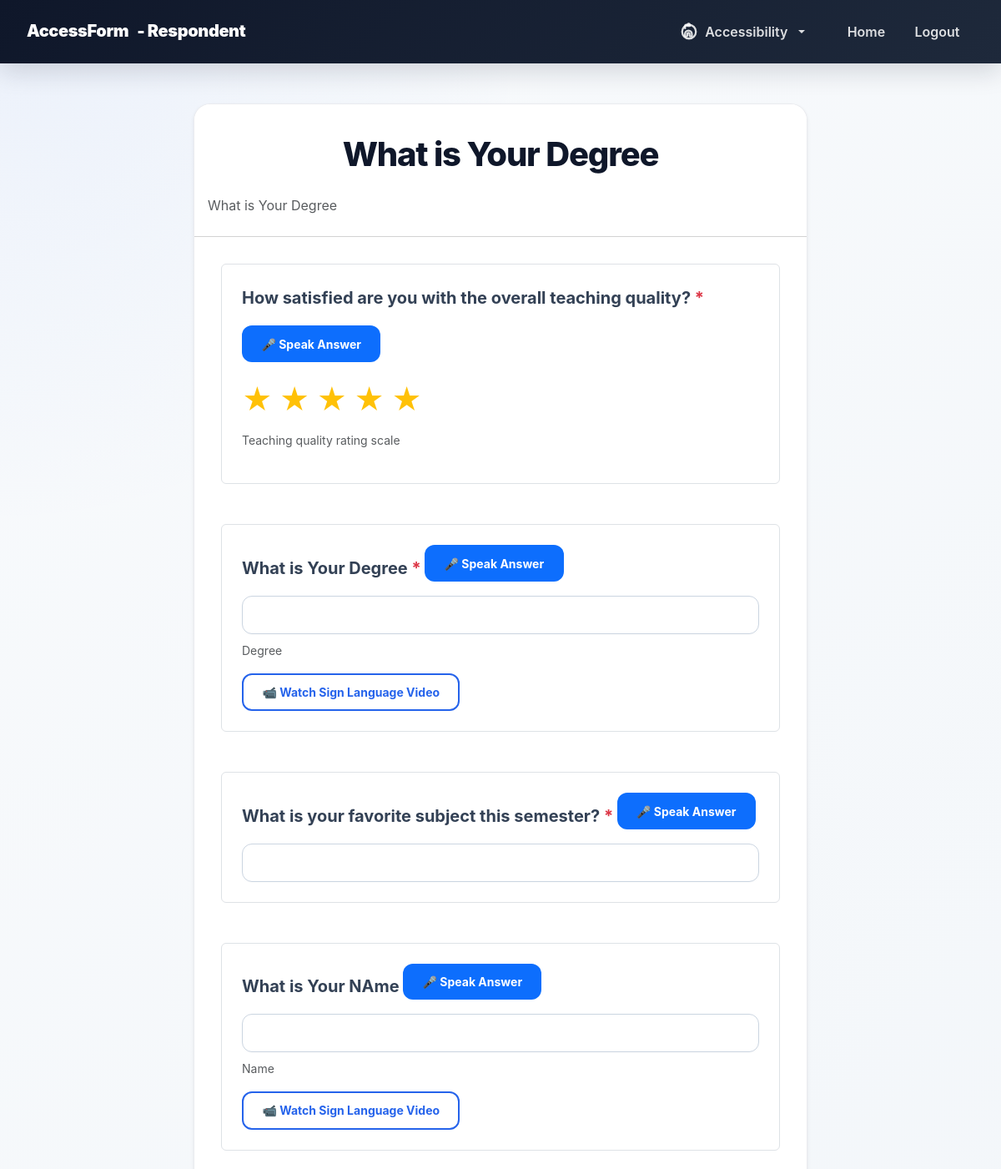
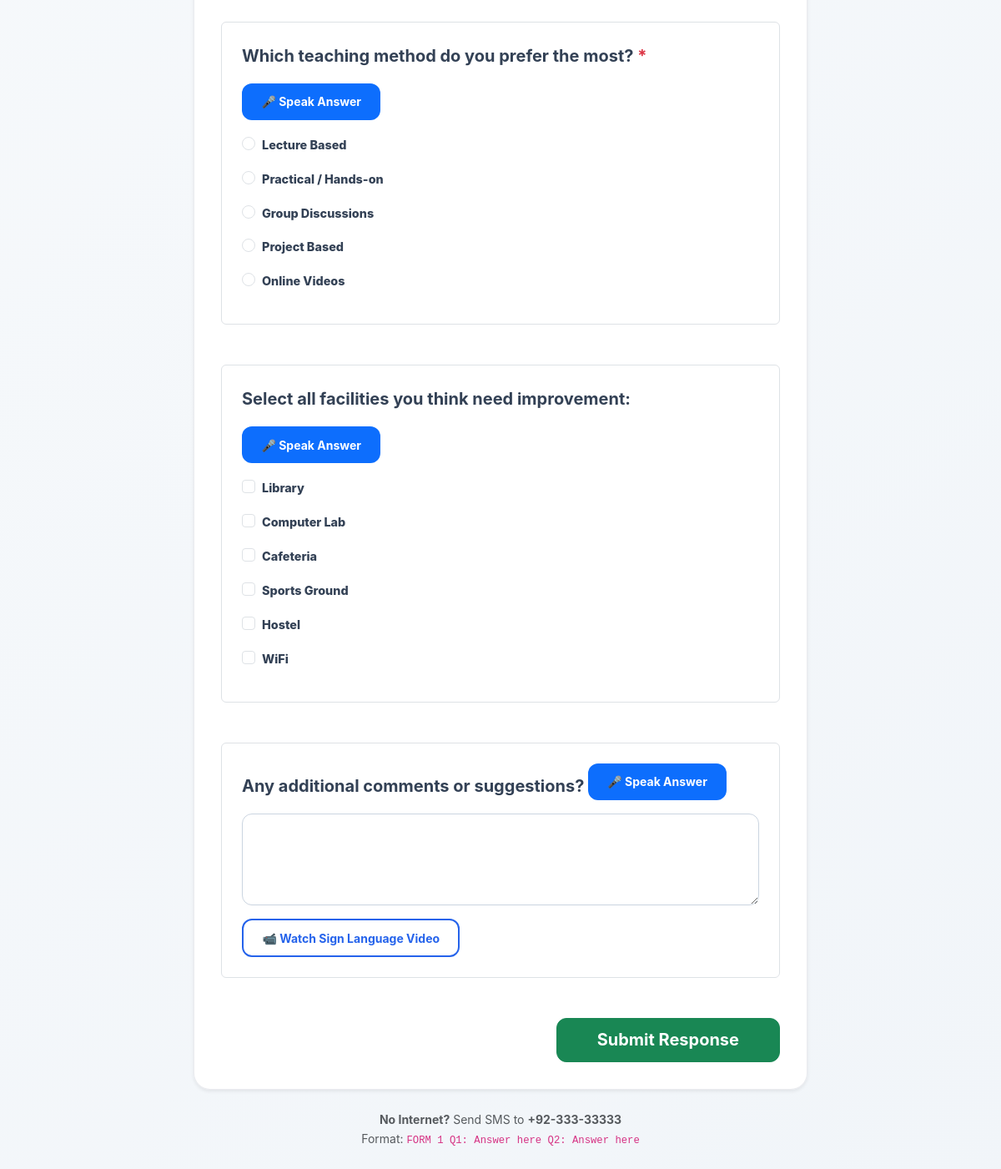
The app's page /respondent/view_form.php?id=1 with its own data (2 pictures, top to bottom).
### tables this page shows
CREATE TABLE `forms` (
  `id` int(11) NOT NULL,
  `user_id` int(11) NOT NULL,
  `title` varchar(255) NOT NULL,
  `description` text DEFAULT NULL,
  `status` enum('draft','active','closed') DEFAULT 'active',
  `created_at` timestamp NOT NULL DEFAULT current_timestamp(),
  `updated_at` timestamp NOT NULL DEFAULT current_timestamp() ON UPDATE current_timestamp()
);

CREATE TABLE `questions` (
  `id` int(11) NOT NULL,
  `form_id` int(11) NOT NULL,
  `question_text` text NOT NULL,
  `question_type` enum('text','textarea','radio','checkbox','dropdown','rating','file') NOT NULL,
  `is_required` tinyint(1) DEFAULT 0,
  `options` longtext DEFAULT NULL CHECK (json_valid(`options`)),
  `sort_order` int(11) DEFAULT 0,
  `created_at` timestamp NOT NULL DEFAULT current_timestamp()
);

### respondent/view_form.php (the view, shortened to what this page needs)
<?php
include('config.php');
$form_id = isset($_GET['id']) ? (int)$_GET['id'] : 0;
$stmt = $conn->prepare("SELECT * FROM forms WHERE id = ? AND status = 'active'");
$stmt->bind_param("i", $form_id);
$stmt->execute();
$form = $stmt->get_result()->fetch_assoc();
$q_stmt = $conn->prepare("SELECT * FROM questions WHERE form_id = ? ORDER BY sort_order ASC");
$q_stmt->bind_param("i", $form_id);
$q_stmt->execute();
$questions = $q_stmt->get_result()->fetch_all(MYSQLI_ASSOC);
?>
<!DOCTYPE html>
<html lang="en">
<head>
    <link rel="stylesheet" href="https://cdn.jsdelivr.net/npm/bootstrap@5.3.3/dist/css/bootstrap.min.css">
    <link rel="stylesheet" href="../css/style.css">
</head>
<body class="bg-light">
<?php include('navbar.php'); ?>
<main class="container py-5" role="main" aria-labelledby="form-title">
    <div class="row justify-content-center">
        <div class="col-lg-8">
            <div class="card shadow-sm">
                <div class="card-header bg-white">
                    <h1 id="form-title"><?= htmlspecialchars($form['title']) ?></h1>
                    <?php if (!empty($form['description'])): ?>
                        <p class="text-muted"><?= nl2br(htmlspecialchars($form['description'])) ?></p>
                    <?php endif; ?>
                </div>
                <div class="card-body">
                    <form id="response-form" method="POST" action="submit_response.php" enctype="multipart/form-data">
                        <?php foreach ($questions as $q):
                            $meta = json_decode($q['options'], true) ?? [];
                            $options = $meta['options'] ?? [];
                        ?>
                            <div class="mb-5 p-4 border rounded question-block" role="group" aria-labelledby="q-<?= $q['id'] ?>">
                                <label id="q-<?= $q['id'] ?>" class="form-label fw-bold fs-5 mb-3">
                                    <?= htmlspecialchars($q['question_text']) ?>
                                    <?php if ($q['is_required']): ?>
                                        <span class="text-danger" aria-hidden="true">*</span>
                                    <?php endif; ?>
                                </label>
                                <button type="button" class="btn btn-sm voice-btn mb-3"
                                        onclick="startVoiceInput(<?= $q['id'] ?>)">
                                    🎤 Speak Answer
                                </button>
                                <?php if ($q['question_type'] === 'text'): ?>
                                    <input type="text" name="answers[<?= $q['id'] ?>]" id="ans-<?= $q['id'] ?>"
                                           class="form-control" <?= $q['is_required'] ? 'required' : '' ?>>
                                <?php elseif ($q['question_type'] === 'textarea'): ?>
                                    <textarea name="answers[<?= $q['id'] ?>]" id="ans-<?= $q['id'] ?>"
                                              class="form-control" rows="4" <?= $q['is_required'] ? 'required' : '' ?>></textarea>
                                <?php elseif ($q['question_type'] === 'radio' && !empty($options)): ?>
                                    <?php foreach ($options as $opt): ?>
                                        <div class="form-check mb-2">
                                            <input class="form-check-input" type="radio"
                                                   name="answers[<?= $q['id'] ?>]"
                                                   value="<?= htmlspecialchars($opt) ?>"
                                                   id="r-<?= $q['id'] ?>-<?= md5($opt) ?>"
                                                   <?= $q['is_required'] ? 'required' : '' ?>>
                                            <label class="form-check-label" for="r-<?= $q['id'] ?>-<?= md5($opt) ?>">
                                                <?= htmlspecialchars($opt) ?>
                                            </label>
                                        </div>
                                    <?php endforeach; ?>
                                <?php elseif ($q['question_type'] === 'checkbox' && !empty($options)): ?>
                                    <?php foreach ($options as $opt): ?>
                                        <div class="form-check mb-2">
                                            <input class="form-check-input" type="checkbox"
                                                   name="answers[<?= $q['id'] ?>][]"
                                                   value="<?= htmlspecialchars($opt) ?>"
                                                   id="c-<?= $q['id'] ?>-<?= md5($opt) ?>">
                                            <label class="form-check-label" for="c-<?= $q['id'] ?>-<?= md5($opt) ?>">
                                                <?= htmlspecialchars($opt) ?>
                                            </label>
                                        </div>
                                    <?php endforeach; ?>
                                <?php elseif ($q['question_type'] === 'rating'): ?>
                                    <div class="d-flex gap-2" id="rating-<?= $q['id'] ?>">
                                        <?php for ($i = 1; $i <= 5; $i++): ?>
                                            <span class="star text-warning" data-value="<?= $i ?>"
                                                  onclick="setRating(<?= $q['id'] ?>, <?= $i ?>)">★</span>
                                        <?php endfor; ?>
                                    </div>
                                <?php elseif ($q['question_type'] === 'file'): ?>
                                    <input type="file" name="answers[<?= $q['id'] ?>]" class="form-control"
                                           <?= $q['is_required'] ? 'required' : '' ?>>
                                    <small class="text-muted">Max 5MB (PDF, JPG, PNG, DOCX)</small>
                                <?php endif; ?>
                                <?php if (!empty($meta['alt_text'])): ?>
                                    <p class="small text-muted mt-2"><?= htmlspecialchars($meta['alt_text']) ?></p>
                                <?php endif; ?>
                                <?php if (!empty($meta['video_url'])): ?>
                                    <div class="mt-3">
                                        <a href="<?= htmlspecialchars($meta['video_url']) ?>" target="_blank" class="btn btn-sm btn-outline-primary">
                                            📹 Watch Sign Language Video
                                        </a>
                                    </div>
                                <?php endif; ?>
                            </div>
                        <?php endforeach; ?>
                        <div class="text-end mt-4">
                            <button type="submit" class="btn btn-success btn-lg px-5">Submit Response</button>
                        </div>
                    </form>
                </div>
            </div>
            <div class="mt-4 text-center text-muted small">
                <strong>No Internet?</strong> Send SMS to <strong>+92-333-33333</strong><br>
                Format: <code>FORM <?= $form_id ?> Q1: Answer here Q2: Answer here</code>
            </div>
        </div>
    </div>
</main>
</body>
</html>

### css/style.css (style rules this page uses)
:root { --primary-blue: #2563eb; --primary-blue-dark: #1d4ed8; --primary-blue-soft: #dbeafe; --ink: #0f172a; --muted: #64748b; --surface: #ffffff; --surface-soft: #f8fafc; --border: #cbd5e1; --shadow-sm: 0 10px 25px rgba(15, 23, 42, 0.06); --shadow-md: 0 18px 45px rgba(15, 23, 42, 0.1); --radius-lg: 20px; --radius-md: 14px; }
* { box-sizing: border-box; }
body { min-height: 100vh; margin: 0; background: radial-gradient(circle at top left, rgba(37, 99, 235, 0.06), transparent 40rem), linear-gradient(135deg, #f8fafc 0%, #f1f5f9 100%); font-family: Inter, "Segoe UI", Roboto, Arial, sans-serif; color: var(--ink); line-height: 1.65; transition: background-color 0.2s, color 0.2s; }
h1, h2, h3, h4, h5 { color: var(--ink); font-weight: 800; letter-spacing: -0.03em; text-align: center; }
h1, h2, h3, h4 { margin-top: 28px; margin-bottom: 24px; }
.container { margin-bottom: 42px; }
a { color: var(--primary-blue); text-decoration: none; font-weight: 700; }
.card, .search-container, form:not(.navbar form):not(.d-inline):not(.input-group) { border: 1px solid rgba(229, 231, 235, 0.8); border-radius: var(--radius-lg) !important; background: rgba(255, 255, 255, 0.98); box-shadow: var(--shadow-sm); }
.card { overflow: hidden; }
.card-body { padding: 2rem; }
form:not(.navbar form):not(.d-inline):not(.input-group) { padding: 1.5rem; }
.card form:not(.navbar form):not(.d-inline):not(.input-group), .search-container form:not(.navbar form):not(.d-inline):not(.input-group), .table form, form.row, form.input-group { padding: 0; border: 0; box-shadow: none; background: transparent; }
label, .form-label { color: #334155; font-size: 0.9rem; font-weight: 800; margin-bottom: 0.45rem; }
.form-control, .form-select, select.form-control, textarea.form-control { min-height: 46px; color: #0f172a; border: 1px solid var(--border); border-radius: 12px; background-color: #ffffff; box-shadow: 0 1px 2px rgba(15, 23, 42, 0.02); transition: border-color 0.2s ease, box-shadow 0.2s ease; }
textarea.form-control { min-height: 110px; }
.form-control::placeholder { color: #94a3b8; }
.btn { border-radius: 12px; font-weight: 700; padding: 0.65rem 1.4rem; box-shadow: none; transition: all 0.2s cubic-bezier(0.4, 0, 0.2, 1); display: inline-flex; align-items: center; justify-content: center; gap: 8px; }
.btn-outline-primary { color: var(--primary-blue) !important; border: 2px solid var(--primary-blue) !important; background: transparent !important; }

### respondent/view_form.php (style rules this page uses)
.star { font-size: 2.2rem; cursor: pointer; transition: color 0.2s; }
.voice-btn { background: #0d6efd; color: white; }

### records on screen
forms: title "What is Your Degree", description "What is Your Degree"
questions: question_text "How satisfied are you with the overall teaching quality?", question_type "rating" (drawn), options "Teaching quality rating scale"
questions: question_text "What is Your Degree", options "Degree"
questions: question_text "What is your favorite subject this semester?"
questions: question_text "What is Your NAme", options "Name"
questions: question_text "Which teaching method do you prefer the most?", is_required "☐ Lecture Based", options "Lecture Based", is_required "☐ Practical / Hands-on", options "Practical / Hands-on", is_required "☐ Group Discussions", options "Group Discussions", is_required "☐ Project Based", options "Project Based", is_required "☐ Online Videos", options "Online Videos"
questions: question_text "Select all facilities you think need improvement:", options "Library", options "Computer Lab", options "Cafeteria", options "Sports Ground", options "Hostel", options "WiFi"
questions: question_text "Any additional comments or suggestions?"

### other values on screen
$form_id "1"
